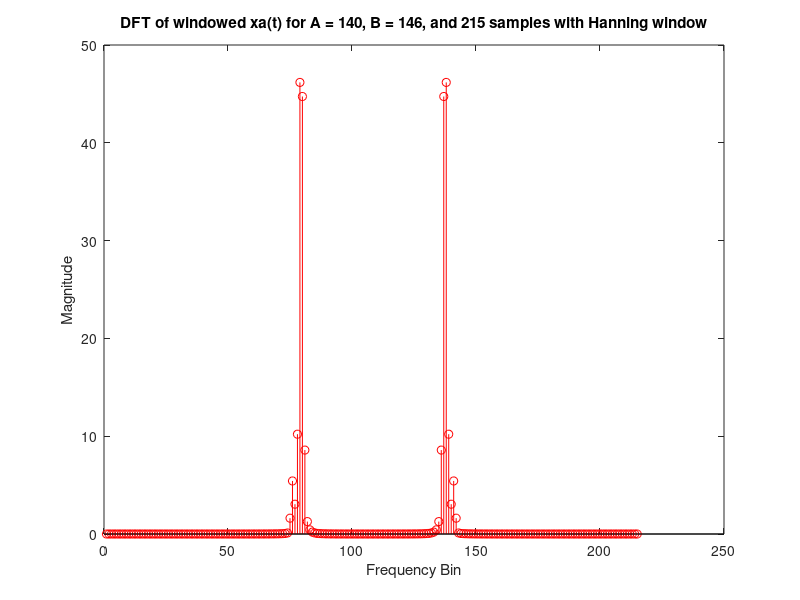
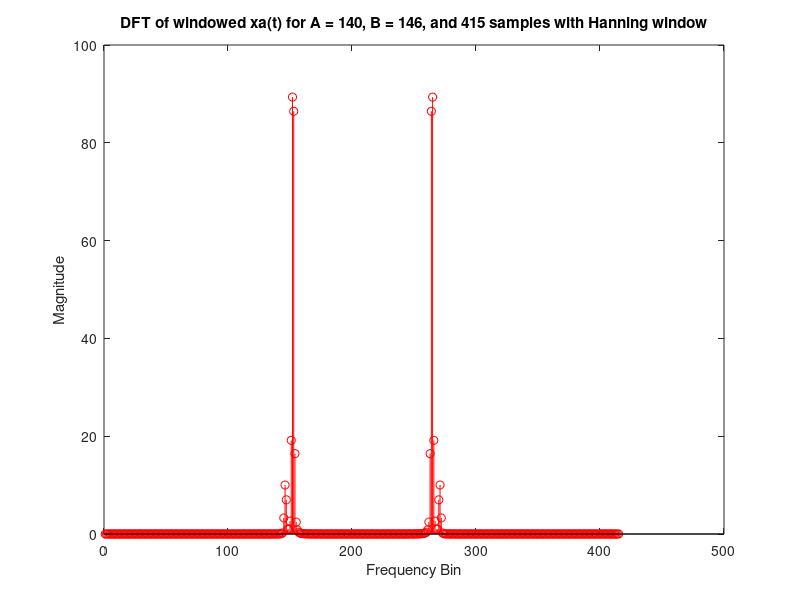
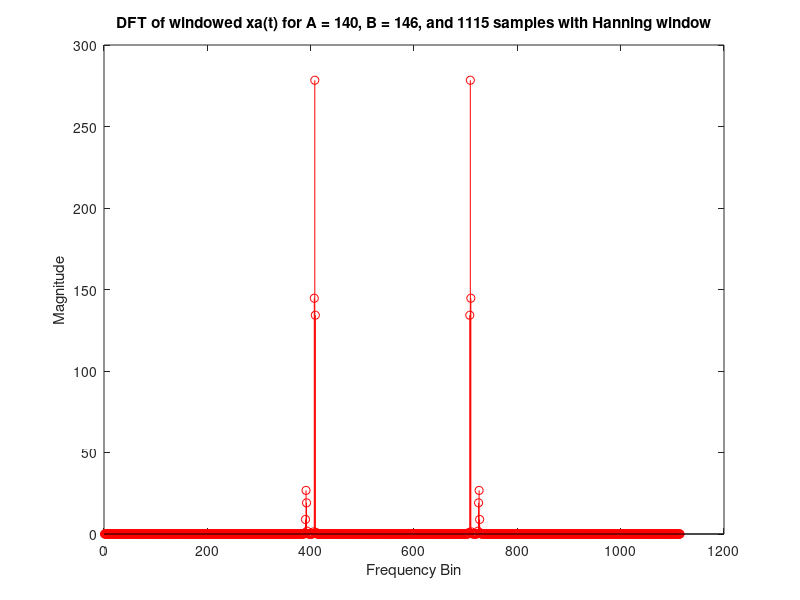
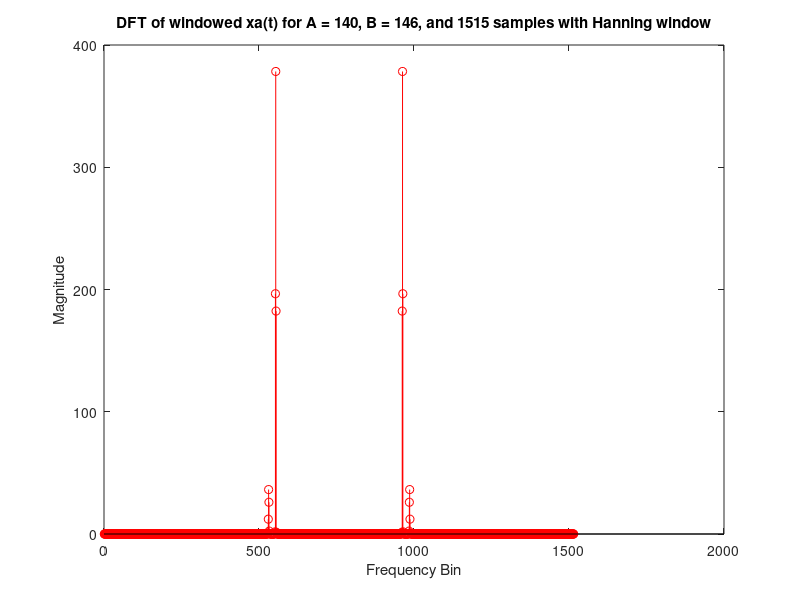

Recreate these plots in MATLAB, in order.
duration = 10;          
sampling_rate = 200;   
t = 0:1/sampling_rate:duration; 
A = 140;
B = 146;

line_color = 'r';

xa = 0.1 * sin(A * pi * t) + cos(B * pi * t);

num_samples = [215, 415, 1115, 1515, 1915];

for i = 1:length(num_samples)
    num_sample = num_samples(i);
    x_sampled = xa(1:num_sample);
    
    window = hann(num_sample);
    x_windowed = x_sampled .* window';
    
    X = fft(x_windowed);
    
    figure;
    stem(abs(X), line_color);
    title(['DFT of windowed xa(t) for A = ', num2str(A), ', B = ', num2str(B), ', and ', num2str(num_sample), ' samples with Hanning window']);
    xlabel('Frequency Bin');
    ylabel('Magnitude');
end
